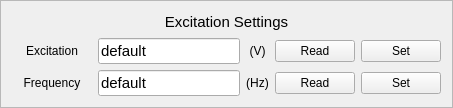
          <widget class="QFrame" name="frame_2">
           <property name="styleSheet">
            <string notr="true">#frame_2{
border:1px solid rgb(168,168,168)
}</string>
           </property>
           <property name="frameShape">
            <enum>QFrame::StyledPanel</enum>
           </property>
           <property name="frameShadow">
            <enum>QFrame::Raised</enum>
           </property>
           <layout class="QGridLayout" name="gridLayout_7" rowstretch="1,0,0" columnstretch="2,0,0,0,0">
            <item row="2" column="3">
             <widget class="QPushButton" name="pushButton_LI_Frequency_Read">
              <property name="text">
               <string>Read</string>
              </property>
             </widget>
            </item>
            <item row="2" column="4">
             <widget class="QPushButton" name="pushButton_LI_Frequency_Set">
              <property name="text">
               <string>Set</string>
              </property>
             </widget>
            </item>
            <item row="2" column="0">
             <widget class="QLabel" name="label_30">
              <property name="minimumSize">
               <size>
                <width>80</width>
                <height>20</height>
               </size>
              </property>
              <property name="maximumSize">
               <size>
                <width>200</width>
                <height>16777215</height>
               </size>
              </property>
              <property name="text">
               <string>Frequency</string>
              </property>
              <property name="alignment">
               <set>Qt::AlignCenter</set>
              </property>
             </widget>
            </item>
            <item row="2" column="1">
             <widget class="QLineEdit" name="lineEdit_LI_Frequency">
              <property name="sizePolicy">
               <sizepolicy hsizetype="Expanding" vsizetype="Preferred">
                <horstretch>0</horstretch>
                <verstretch>0</verstretch>
               </sizepolicy>
              </property>
              <property name="minimumSize">
               <size>
                <width>50</width>
                <height>20</height>
               </size>
              </property>
              <property name="maximumSize">
               <size>
                <width>16777215</width>
                <height>16777215</height>
               </size>
              </property>
              <property name="font">
               <font>
                <pointsize>11</pointsize>
               </font>
              </property>
              <property name="toolTip">
               <string>Frequency of both Lock-in</string>
              </property>
              <property name="text">
               <string>default</string>
              </property>
             </widget>
            </item>
            <item row="2" column="2">
             <widget class="QLabel" name="label_27">
              <property name="minimumSize">
               <size>
                <width>20</width>
                <height>20</height>
               </size>
              </property>
              <property name="toolTip">
               <string notr="true"/>
              </property>
              <property name="text">
               <string>(Hz)</string>
              </property>
              <property name="alignment">
               <set>Qt::AlignCenter</set>
              </property>
             </widget>
            </item>
            <item row="1" column="1">
             <widget class="QLineEdit" name="lineEdit_LI_Excitation">
              <property name="sizePolicy">
               <sizepolicy hsizetype="Expanding" vsizetype="Preferred">
                <horstretch>0</horstretch>
                <verstretch>0</verstretch>
               </sizepolicy>
              </property>
              <property name="minimumSize">
               <size>
                <width>50</width>
                <height>20</height>
               </size>
              </property>
              <property name="maximumSize">
               <size>
                <width>16777215</width>
                <height>16777215</height>
               </size>
              </property>
              <property name="font">
               <font>
                <pointsize>11</pointsize>
               </font>
              </property>
              <property name="toolTip">
               <string>Excitation voltage of Voltage Lock In</string>
              </property>
              <property name="text">
               <string>default</string>
              </property>
             </widget>
            </item>
            <item row="1" column="0">
             <widget class="QLabel" name="label_32">
              <property name="minimumSize">
               <size>
                <width>60</width>
                <height>20</height>
               </size>
              </property>
              <property name="styleSheet">
               <string notr="true">#label_ImageNum{
color: rgb(168, 168, 168)
}</string>
              </property>
              <property name="text">
               <string>Excitation</string>
              </property>
              <property name="alignment">
               <set>Qt::AlignCenter</set>
              </property>
             </widget>
            </item>
            <item row="1" column="2">
             <widget class="QLabel" name="label_33">
              <property name="minimumSize">
               <size>
                <width>20</width>
                <height>20</height>
               </size>
              </property>
              <property name="toolTip">
               <string notr="true"/>
              </property>
              <property name="text">
               <string>(V)</string>
              </property>
              <property name="alignment">
               <set>Qt::AlignCenter</set>
              </property>
             </widget>
            </item>
            <item row="1" column="4">
             <widget class="QPushButton" name="pushButton_LI_Excitation_Set">
              <property name="text">
               <string>Set</string>
              </property>
             </widget>
            </item>
            <item row="1" column="3">
             <widget class="QPushButton" name="pushButton_LI_Excitation_Read">
              <property name="text">
               <string>Read</string>
              </property>
             </widget>
            </item>
            <item row="0" column="0" colspan="5">
             <widget class="QLabel" name="label_Voltage_LI_Settings_3">
              <property name="minimumSize">
               <size>
                <width>60</width>
                <height>20</height>
               </size>
              </property>
              <property name="font">
               <font>
                <pointsize>11</pointsize>
               </font>
              </property>
              <property name="styleSheet">
               <string notr="true">#label_ImageNum{
color: rgb(168, 168, 168)
}</string>
              </property>
              <property name="text">
               <string>Excitation Settings</string>
              </property>
              <property name="alignment">
               <set>Qt::AlignCenter</set>
              </property>
             </widget>
            </item>
           </layout>
          </widget>
